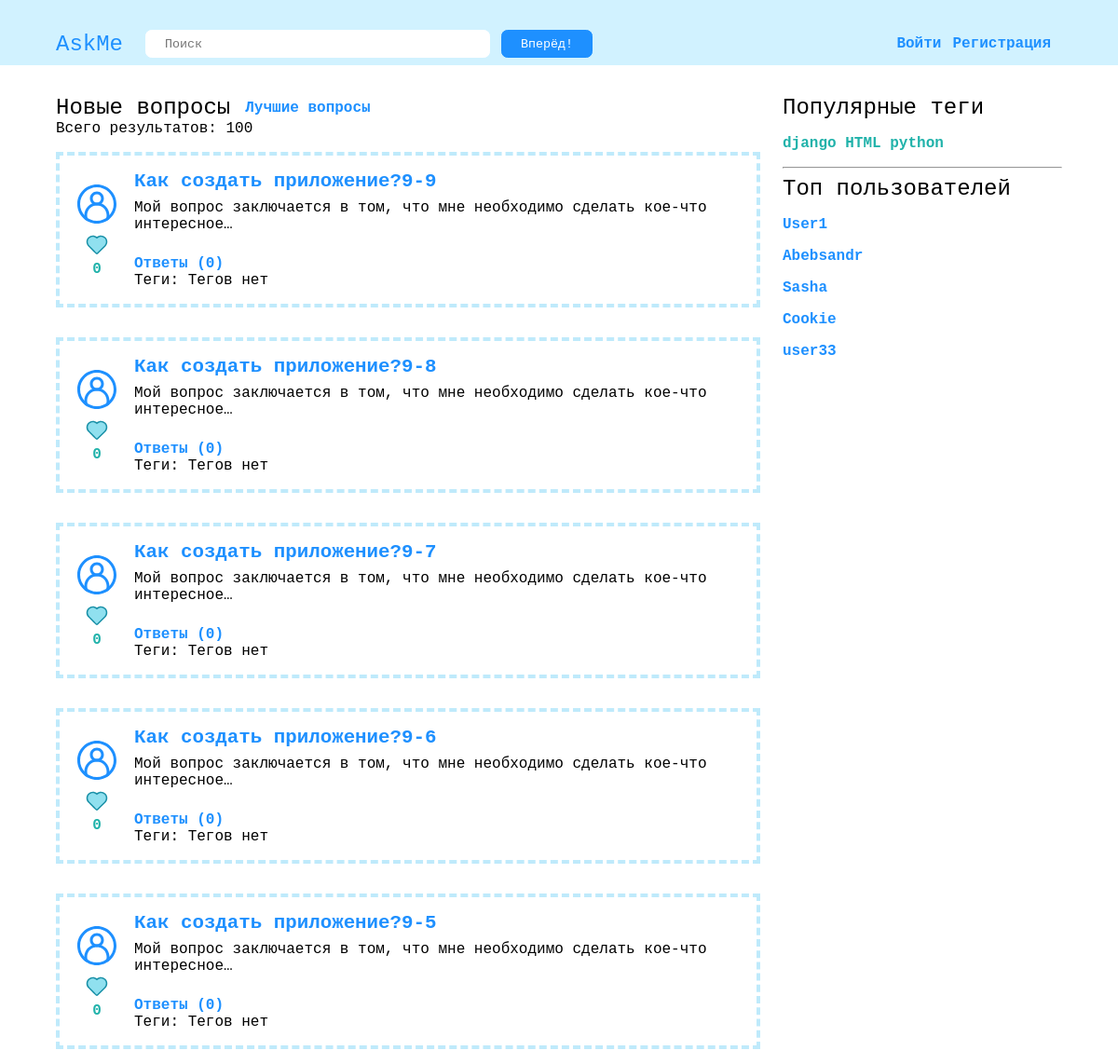
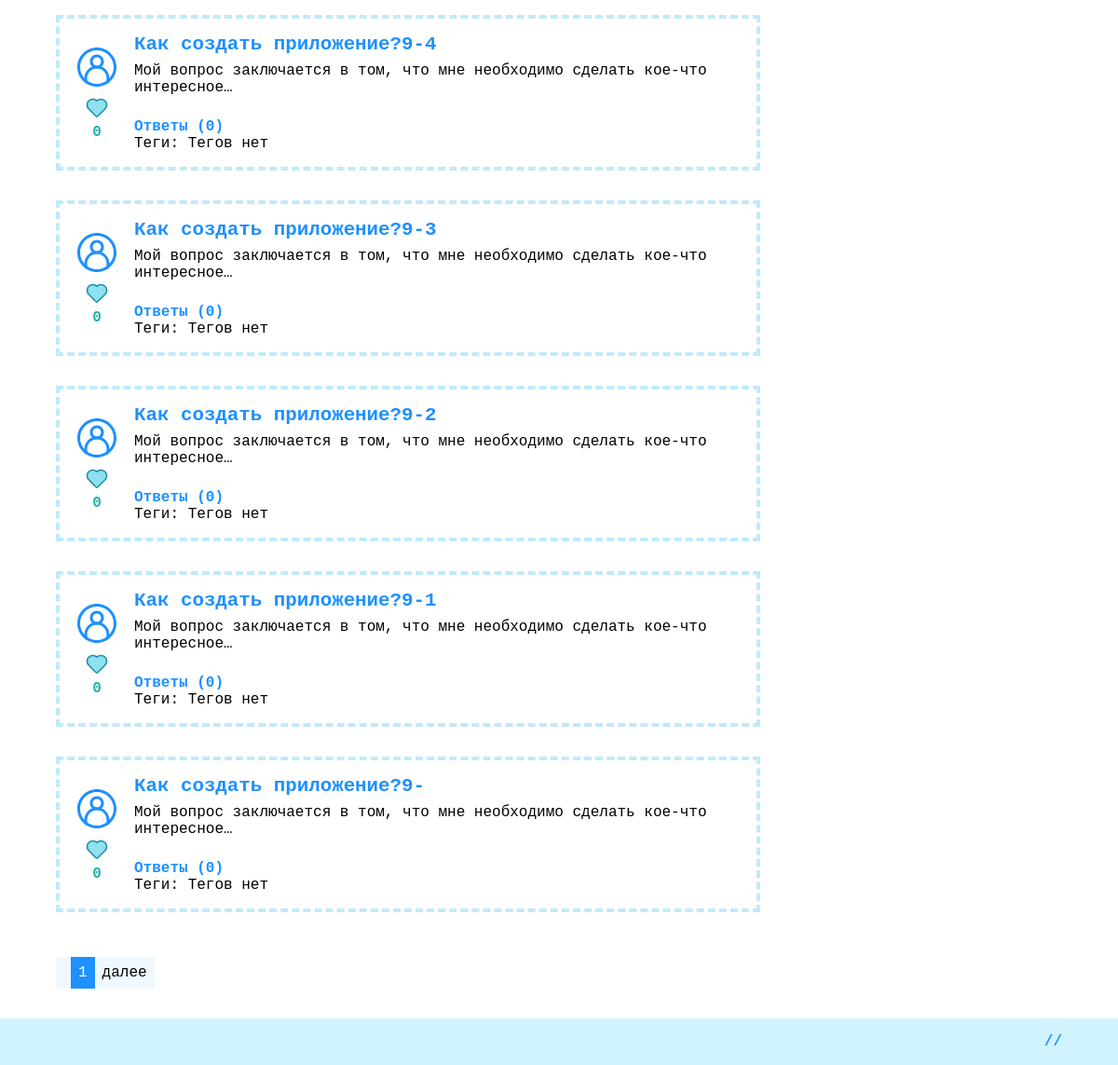
The page / on the database its author committed (2 pictures, top to bottom).
### app/models.py (models this page shows)
class Question(models.Model):
    title = models.CharField(max_length=200)
    text = models.CharField(max_length=1000)
    date = models.DateTimeField(auto_now_add=True, blank=True)
    user = models.ForeignKey(User, on_delete=models.CASCADE)
    all_likes = models.IntegerField(default=0)
    all_answers = models.IntegerField(default=0)
    tags = models.ManyToManyField(Tag)
    objects = QuestionsManager()

### app/views.py (the view)
# urls.py: path('', views.questions_page, name='questions'),
def questions_page(request):
    context_questions = models.Question.objects.new_questions().all()
    context = {'data': {
        'questions': functions.get_page_data(context_questions, 10, request.GET.get('page')),
        'full_count': context_questions.count()
    }}
    return render(request, 'index.html', context)

### app/functions.py (called while the page is built)
def get_page_data(data, page_count, page_number):
    paginator = Paginator(data, page_count)
    if page_number is None:
        page_number = 1
    return paginator.get_page(page_number)

### app/models.py (called while the page is built)
    def new_questions(self):
        return self.order_by('-date')

    def get_queryset(self):
        return QuestionsQuerySet(self.model)

    def new_questions(self):
        return self.get_queryset().new_questions()

### templates/index.html
{% extends 'base.html' %}
{% load static %}
{% block content %}
<div class="names">
    <div class="header2">Новые вопросы</div>
    <div><a href="{% url 'best_questions' %}" class="blue_href">Лучшие вопросы</a></div>
</div>
<div class="names">
    <div class="header3">Всего результатов: {{ data.full_count }}</div>
</div>
<div class="question_boxes">
    {% for question in data.questions %}
        {% include 'question_box.html' with element=question %}
    {% empty %}
        <div>Ничего не найдено</div>
    {% endfor %}
</div>
{% include 'paginator.html' with page_obj=data.questions url_name='questions' %}
{% endblock %}

### templates/question_box.html
{% load static %}
<article>
  <div class="left_info">
    <div class="avatar">
      <img src="{% static 'images/avatar.svg' %}" />
    </div>
    <div class="likes">
      <div class="img">
        <img src="{% static 'images/like.svg' %}" />
      </div>
      <div class="name4">{{ element.all_likes }}</div>
    </div>
  </div>
  <div class="content">
    <div>
      <a href="{% url 'question' element.id %}" class="big_blue_href">{{ element.title }}</a>
    </div>
    <div class="question">
      {% if element.text|length > 75 %}
        {{ element.text|truncatechars:76 }}
      {% else %}
        {{ element.text }}
      {% endif %}
    </div>
    <div class="other_info">
      <div>
        <span class="blue_href">Ответы ({{ element.all_answers }})</span>
      </div>
      <div>
        <span>Теги:</span>
        {% for tag in element.tags.all %}
          <a href="{% url 'tag' tag.name %}" class="tag">{{ tag.name }}</a>
        {% empty %}
          <span>Тегов нет</span>
        {% endfor %}
      </div>
    </div>
  </div>
</article>

### static/css/base.css (style rules this page uses)
html, html input { font-family: "Courier New", monospace; }
body { box-sizing: border-box; margin: 0 auto; }
html, body { height: 100%; }
body { display: flex; flex-direction: column; height: 100%; }

### static/css/names.css (style rules this page uses)
.name4 { color: lightseagreen; font-size: 1em; font-weight: bold; }
.header2 { font-size: 1.5em; color: black; user-select: none; }
.header3 { font-size: 1em; color: black; user-select: none; }

### static/css/questions_page.css (style rules this page uses)
.questions main .names { display: flex; flex: 1; align-items: center; align-content: center; }
.questions main .names div { margin-right: 2vh; }
.question_boxes { max-width: 800px; box-sizing: border-box; margin: 0 auto; display: inline-block; margin-bottom: 2em; }
.question_boxes article { margin-top: 2vh; margin-bottom: 2vh; padding: 1vh; padding-left: 2vh; border: 0.3em dashed #BFEAFB; display: inline-flex; flex: 1; justify-content: space-between; }
.question_boxes article .left_info { display: inline-block; align-items: center; align-content: center; margin-top: 0.5em; margin-bottom: 0.5em; }
.question_boxes article .left_info .avatar { width: 6vh; height: 6vh; border-radius: 50%; }
.question_boxes article .left_info .avatar img { width: 100%; }
.question_boxes article .left_info .likes { display: block; align-items: center; align-content: center; text-align: center; margin-top: 0.5em; }
.question_boxes article .left_info .likes .img img { width: 3vh; background-image: dodgerblue; }
.question_boxes article .content { display: block; margin-left: 2vh; margin-top: 0.5em; margin-bottom: 0.5em; }
.question_boxes article .content .question { margin-top: 1vh; margin-bottom: 1vh; }
.question_boxes article .content .other_info { margin-bottom: 0; margin-top: 1.5em; }

### static/css/hrefs.css (style rules this page uses)
.blue_href { font-size: 1em; text-decoration: none; }
.big_blue_href { font-size: 1.3em; text-decoration: none; }
.blue_href, .blue_href:hover, .blue_href:visited, .big_blue_href, .big_blue_href:hover, .big_blue_href:visited { color: dodgerblue; }
.blue_href, .big_blue_href, .tag { font-weight: bold; user-select: none; }

### rows shown on the page
Question: all_likes "0", title "Как создать приложение?9-9", text "Мой вопрос заключается в том, что мне необходимо сделать кое-что интересное…", all_answers "0"
Question: all_likes "0", title "Как создать приложение?9-8", text "Мой вопрос заключается в том, что мне необходимо сделать кое-что интересное…", all_answers "0"
Question: all_likes "0", title "Как создать приложение?9-7", text "Мой вопрос заключается в том, что мне необходимо сделать кое-что интересное…", all_answers "0"
Question: all_likes "0", title "Как создать приложение?9-6", text "Мой вопрос заключается в том, что мне необходимо сделать кое-что интересное…", all_answers "0"
Question: all_likes "0", title "Как создать приложение?9-5", text "Мой вопрос заключается в том, что мне необходимо сделать кое-что интересное…", all_answers "0"
Question: all_likes "0", title "Как создать приложение?9-4", text "Мой вопрос заключается в том, что мне необходимо сделать кое-что интересное…", all_answers "0"
Question: all_likes "0", title "Как создать приложение?9-3", text "Мой вопрос заключается в том, что мне необходимо сделать кое-что интересное…", all_answers "0"
Question: all_likes "0", title "Как создать приложение?9-2", text "Мой вопрос заключается в том, что мне необходимо сделать кое-что интересное…", all_answers "0"
Question: all_likes "0", title "Как создать приложение?9-1", text "Мой вопрос заключается в том, что мне необходимо сделать кое-что интересное…", all_answers "0"
Question: all_likes "0", title "Как создать приложение?9-", text "Мой вопрос заключается в том, что мне необходимо сделать кое-что интересное…", all_answers "0"

### other values the page prints
{{ data.full_count }} "100"
{{ page_obj.number }} "1"
